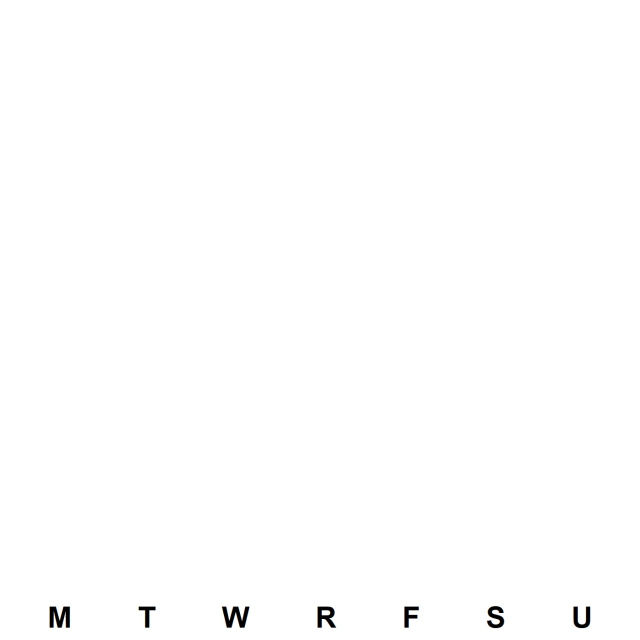
#> input picture template.png, 1280 x 1280 px (shown at 1/2 size)
$ python main.py
#> lines starting #> are read from the running program, lines starting #| are printed output that depends on the picture; after the words box and inside, x2 and y2 are one past the last pixel; in counts of white or black regions, pixels touching at a corner belong together
# EzEnrol 27/07/2022

import cv2
import time
import random

# How to enter classes:
#
# course_names = [
#    <list of sections for course 1>,
#    <list of sections for course 2>,
#    ...
# ]
#
# course_times = [
#    [
#       <list of times for section 1 of course 1>,
#       <list of times for section 2 of course 1>,
#       ...
#    ],
#    [
#       <list of times for section 1 of course 2>,
#       <list of times for section 2 of course 2>,
#       ...
#    ],
# ]
#
# If a timing only represents one day, repeat the letter for that day twice e.g. "FF" for Friday

padding = 10 # Required between classes in minutes

course_names = [
    [
        "CS 202"
    ],
    [
        "CS 310 L1",
        "CS 310 L2"
    ],
    [
        "CS 340 L1",
        "CS 340 L2"
    ],
    [
        "CS 370 L1",
        "CS 370 L2"
    ],
    [
        "MATH 102"
    ]
]

course_times = [
    [
        ["TR 11:00AM 12:15PM"], # We can add more times for this section such as a lab e.g. ["MW 11:00AM 12:15PM", "FF 1:00PM 2:00PM"]
    ],
    [
        ["MW 2:30PM 3:45PM"],
        ["MW 9:30AM 10:45AM"]
    ],
    [
        ["MW 11:00AM 12:15PM"],
        ["TR 12:30PM 1:45PM"]
    ],
    [
        ["MW 2:30PM 3:45PM"],
        ["MW 12:30PM 1:45PM"]
    ],
    [
        ["TR 8:00AM 9:15AM"]
    ]
]

# Convert timings to readable format
print("Converting course times:")
print("e.g.", course_times[0], "to:", end=" ")

for i in range(len(course_times)):
    for j in range(len(course_times[i])):
        for k in range(len(course_times[i][j])):
            sep = course_times[i][j][k].split(' ')
            for s in range(1, 3):
                if "PM" in sep[s] and sep[s][:2] != "12":
                    sep[s] = sep[s].replace("PM", "").replace(":", "")
                    sep[s] = str(int(sep[s]) + 1200)
                else:
                    sep[s] = sep[s].replace("PM", "").replace("AM", "").replace(":", "")
                    sep[s] = "0"*(4-len(sep[s])) + sep[s]
            course_times[i][j][k] = "".join(sep)

print(course_times[0], "\n")


# Generate all possible schedules
def generate_schedules(course_names, current_schedule=[]):
    if len(course_names) == 0:
        return [tuple(current_schedule)]
    schedules = []
    for i in range(len(course_names[0])):
        new_schedule = current_schedule + [i]
        schedules.extend(generate_schedules(course_names[1:], new_schedule))
    return schedules

schedules = generate_schedules(course_names)
schedules_correct = []


# Delete clashes
for sched in range(len(schedules)):
    for clas in range(1, len(schedules[sched])):
        for prev in range(clas):
            current = course_times[clas][schedules[sched][clas]]
            old = course_times[prev][schedules[sched][prev]]
            clash = False
            for a in current:
                for aD in range(2):
                    currentDay = a[aD]
                    currentStart = int(a[-8:-4])
                    currentEnd = int(a[-4:])
                    for b in old:
                        for bD in range(2):
                            oldDay = b[bD]
                            oldStart = int(b[-8:-4])
                            oldEnd = int(b[-4:])
                            if currentDay == oldDay:
                                if (oldStart-padding < currentStart <= oldEnd+padding) or (oldStart-padding <= currentEnd <= oldEnd+padding):
                                    clash = True
                                    break
                if clash: break
            if clash: break
        if clash: break
    if not clash:
        schedules_correct.append(schedules[sched])

print(len(schedules) - len(schedules_correct), "out of", len(schedules), "possible schedules have a clash!\n")

for sched in range(len(schedules_correct)):
    print("Schedule", sched+1)
    for clas in range(len(schedules_correct[sched])):
        print(course_names[clas][schedules_correct[sched][clas]], course_times[clas][schedules_correct[sched][clas]])
    print()

for sched in range(len(schedules_correct)):
    path = "template.png"
    image = cv2.imread(path)
#> image is the input picture: shape (1280, 1280, 3); mean B, G, R 254, 254, 254
    window_name = 'Image'
    for t in range(800, 2000, 100):
        s = "0" * (4 - len(str(t))) + str(t)
        start_point = (0, round(t / 2))
        end_point = (1220, round(t / 2))
        color = (230, 230, 230)
        thickness = 2
        image = cv2.rectangle(image, start_point, end_point, color, thickness)
        start_point = (1220, round(t/2))
        end_point = (1380, round(t/2))
        color = (100, 100, 100)
        thickness = 2
        image = cv2.rectangle(image, start_point, end_point, color, thickness)
        text_point = (start_point[0], start_point[1]+15)
        image = cv2.putText(image, s, text_point, cv2.FONT_HERSHEY_SIMPLEX, 0.5, color, 2)
        image = cv2.putText(image, f"Iteration No. {sched+1}", (100, 100), cv2.FONT_HERSHEY_SIMPLEX, 2, (20, 20, 20), 4)
#> this loop made 12 passes
#> pass 1, `image = cv2.putText(image, f"Iteration No. {sched+1}", (100, 100), cv2..`:
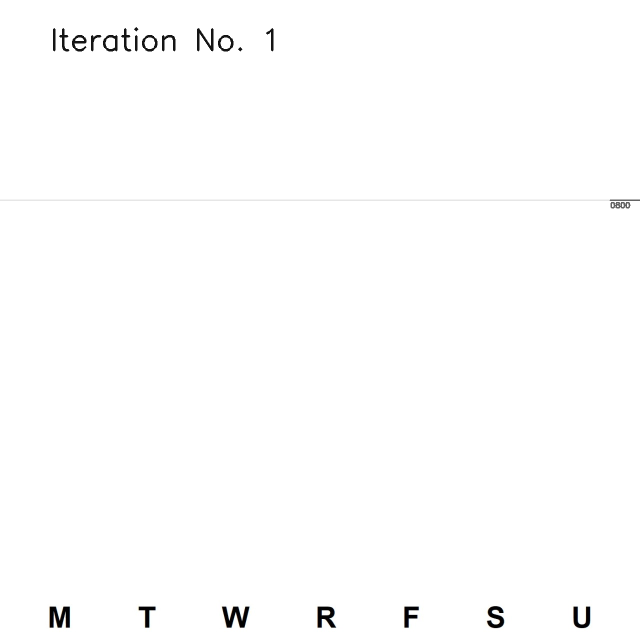
#> image: shape (1280, 1280, 3) (shown at 1/2 size); mean B, G, R 253.3, 253.3, 253.3
#> after the loop:
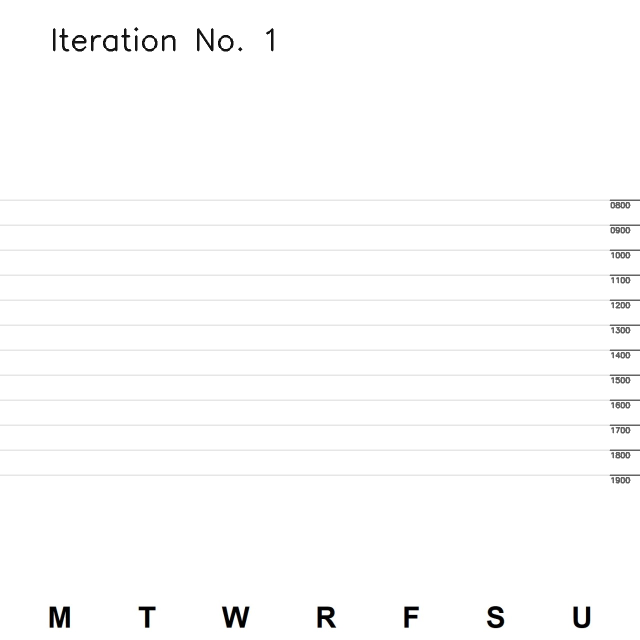
#> image: shape (1280, 1280, 3) (shown at 1/2 size); 2.78% of pixels changed, all inside (x1, y1, x2, y2) = (0, 449, 1280, 967)

    for clas in range(len(schedules_correct[sched])):
        current = course_times[clas][schedules_correct[sched][clas]]
        for a in current:
            for aD in range(2):
                days = ['M','T','W','R','F','S','U']
                currentDay = days.index(a[aD])
                currentStart = int(a[-8:-4])
                currentEnd = int(a[-4:])

                currentStart = currentStart//100*100 + round((currentStart%100)/60*100)
                currentEnd = currentEnd//100*100 + round((currentEnd%100)/60*100)

                start_point = (currentDay*200+3, round(currentStart/2))
                end_point = ((currentDay+1)*200-3, round(currentEnd/2))
                text_point = ((currentDay*200)+7, round(currentEnd/2)-20)
                text_point2 = ((currentDay*200)+7, round(currentEnd/2)-4)
                color = (30, 30, 100+40*clas)
                thickness = -1

                lbl = course_names[clas][schedules_correct[sched][clas]]

                image = cv2.rectangle(image, start_point, end_point, color, thickness)
                color = (255, 255, 255)
                image = cv2.putText(image, lbl, text_point, cv2.FONT_HERSHEY_SIMPLEX, 0.5, color, 1)
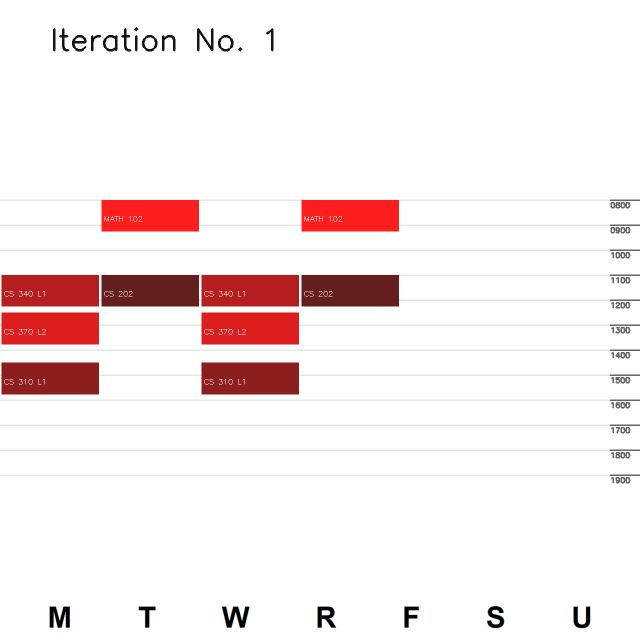
#> image: shape (1280, 1280, 3) (shown at 1/2 size); 7.45% of pixels changed, all inside (x1, y1, x2, y2) = (3, 400, 798, 789)

    # Displaying the image
    cv2.destroyAllWindows()
    print("Showing Schedule", sched+1, "of", len(schedules_correct), "possible schedules.")
    cv2.imshow(window_name, image)
    cv2.waitKey(0)
    filename = f"out/{sched+1}.jpg"
    cv2.imwrite(filename, image)
